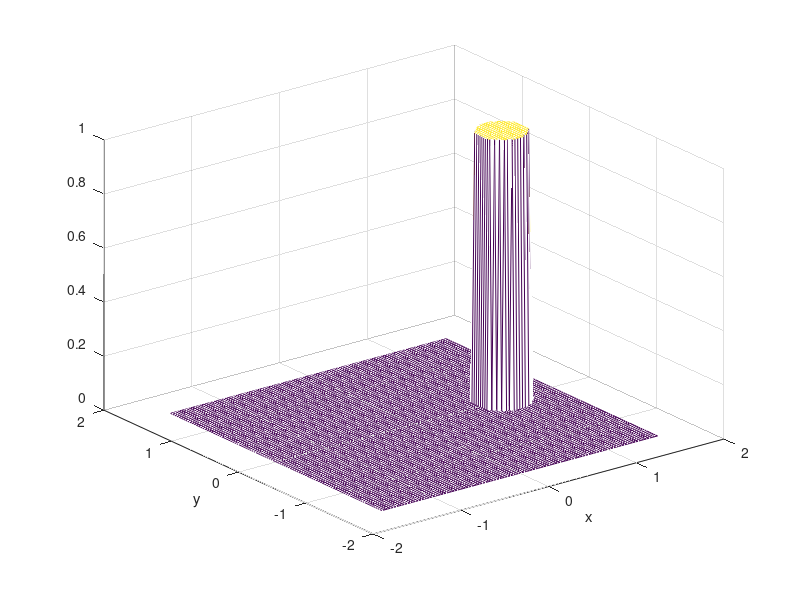

Write the MATLAB code that produced this figure. (Note: this script raises an error after producing the figure.)
clear variables;

xmin = -pi/2;
xmax = pi/2;

ymin = -pi/2;
ymax = pi/2;

mx = 100;
my = 100;

x = linspace(xmin,xmax,mx); dx = x(2)-x(1);
y = linspace(ymin,ymax,my); dy = y(2)-y(1);

t = 0;
tfinal = pi;

un = zeros(mx,my);
for i = 1:mx
    for j = 1:my
        if sqrt( ( x(i) - 1 )^2 + ( y(j) - 0 )^2 ) - 0.25 <=0
            un(i,j) = 1;
        end
    end
end

figure(1);mesh(x,y,un');axis([-2 2 -2 2 0 1])
xlabel('x');ylabel('y');fixfig;

dt = 0.2*dx;

unp1 = zeros(mx,my);
c1 = zeros(mx,my);
c2 = zeros(mx,my);

while t < tfinal
    if t + dt > tfinal
        dt = tfinal - t;
    end
for i = 1:mx
    for j = 1:my
        c1(i,j) = -cos(x(i))*sin(y(j))*cos(t);
        c2(i,j) =  sin(x(i))*cos(y(j))*cos(t);
    end
end


% c1 > 0 and c2 <= 0
if c1(i,j) > 0 && c2(i,j) <= 0
for i = 2:mx
    for j = 1:my-1
        dudx = (un(i,j)-un(i-1,j))/dx;
        dudy = (un(i,j+1)-un(i,j))/dy;
        unp1(i,j) = un(i,j)-(c1(i,j)*dudx+c2(i,j)*dudy)*dt;%%%%
    end
end
for j = 1:my
    unp1(1,j) = unp1(mx,j);
end
for i = 1:mx
    unp1(i,my) = unp1(i,1);
end
end
% c1 > 0 and c2 > 0
if c1(i,j) > 0 && c2(i,j) > 0
for i = 2:mx
    for j = 2:my
        dudx = (un(i,j)-un(i-1,j))/dx;
        dudy = (un(i,j)-un(i,j-1))/dy;
        unp1(i,j) = un(i,j)-(c1(i,j)*dudx+c2(i,j)*dudy)*dt;
    end
end
    for i = 1:mx
        unp1(i,1) = unp1(i,my);
    end
    for j = 1:my
        unp1(1,j) = unp1(mx,j);
    end
end
% c1 < 0 and c2 > 0
if c1(i,j) < 0 && c2(i,j) > 0
for i = 1:mx-1
    for j = 2:my
        dudx = (un(i+1,j)-un(i,j))/dx;
        dudy = (un(i,j)-un(i,j-1))/dy;
        unp1(i,j) = un(i,j)-(c1(i,j)*dudx+c2(i,j)*dudy)*dt;
    end
end
    for i = 1:mx
        unp1(i,my) = unp1(i,1);
    end
    for j = 1:my
        unp1(1,j) = unp1(mx,j);
    end
end
% c1 < 0 and c2 <= 0
if c1(i,j) < 0 && c2(i,j) <= 0
for i = 1:mx-1
    for j = 1:my-1
        dudx = (un(i+1,j)-un(i,j))/dx;
        dudy = (un(i,j+1)-un(i,j))/dy;
       unp1(i,j) = un(i,j)-(c1(i,j)*dudx+c2(i,j)*dudy)*dt;
    end
end
    for i = 1:mx
        unp1(i,my) = unp1(i,1);
    end
    for j = 1:my
        unp1(mx,j) = unp1(1,j);
    end
end


figure(1);mesh(x,y,unp1');xlabel('x');ylabel('y');fixfig(1,0);axis([-2 2 -2 2 0 1]);
pause(dt);

figure(2);quiver(x,y,c1,c2,'b'); fixfig(2,0);pause(dt);
t = t + dt;
un = unp1;
end
